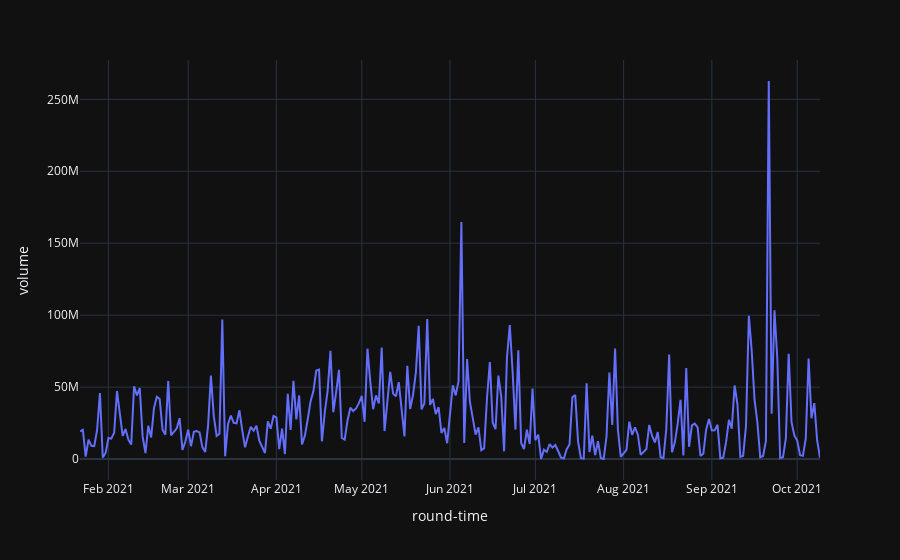

The cell this chart's notebook holds for it:
### Code cell
fig = px.line(ag_df, y=ag_df.volume, x=ag_df.index)
fig.update_layout(template="plotly_dark")
fig.show()

### Figure 1 — Plotly figure (JSON) as saved in the notebook; plotly's stock layout.template omitted (floating-point values rounded to 4 significant figures; data arrays with more than 128 entries replaced by an {"elided": "..."} marker saying what was removed)
{"data": [{"hovertemplate": "round-time=%{x}<br>volume=%{y}<extra></extra>", "legendgroup": "", "line": {"color": "#636efa", "dash": "solid"}, "marker": {"symbol": "circle"}, "mode": "lines", "name": "", "orientation": "v", "showlegend": false, "type": "scatter", "x": {"elided": "261 str values"}, "xaxis": "x", "y": {"elided": "261 float values"}, "yaxis": "y"}], "layout": {"legend": {"tracegroupgap": 0}, "margin": {"t": 60}, "xaxis": {"anchor": "y", "domain": [0, 1], "title": {"text": "round-time"}}, "yaxis": {"anchor": "x", "domain": [0, 1], "title": {"text": "volume"}}}}
